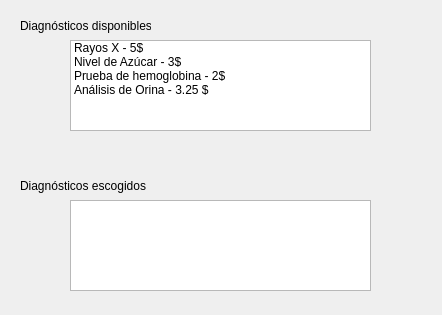
<?xml version="1.0" encoding="UTF-8"?>
<ui version="4.0">
 <class>diagnosticosDIalog</class>
 <widget class="QDialog" name="diagnosticosDIalog">
  <property name="geometry">
   <rect>
    <x>0</x>
    <y>0</y>
    <width>442</width>
    <height>315</height>
   </rect>
  </property>
  <property name="windowTitle">
   <string>Selección Diagnósticos</string>
  </property>
  <widget class="QLabel" name="lbl1">
   <property name="geometry">
    <rect>
     <x>20</x>
     <y>10</y>
     <width>131</width>
     <height>31</height>
    </rect>
   </property>
   <property name="text">
    <string>Diagnósticos disponibles</string>
   </property>
  </widget>
  <widget class="QListWidget" name="lst_disponibles">
   <property name="geometry">
    <rect>
     <x>70</x>
     <y>40</y>
     <width>301</width>
     <height>91</height>
    </rect>
   </property>
   <property name="selectionMode">
    <enum>QAbstractItemView::MultiSelection</enum>
   </property>
   <item>
    <property name="text">
     <string>Rayos X - 5$</string>
    </property>
   </item>
   <item>
    <property name="text">
     <string>Nivel de Azúcar - 3$</string>
    </property>
   </item>
   <item>
    <property name="text">
     <string>Prueba de hemoglobina - 2$</string>
    </property>
   </item>
   <item>
    <property name="text">
     <string>Análisis de Orina - 3.25 $</string>
    </property>
   </item>
  </widget>
  <widget class="QLabel" name="lbl2">
   <property name="geometry">
    <rect>
     <x>20</x>
     <y>170</y>
     <width>131</width>
     <height>31</height>
    </rect>
   </property>
   <property name="text">
    <string>Diagnósticos escogidos</string>
   </property>
  </widget>
  <widget class="QListWidget" name="lst_seleccionados">
   <property name="geometry">
    <rect>
     <x>70</x>
     <y>200</y>
     <width>301</width>
     <height>91</height>
    </rect>
   </property>
  </widget>
 </widget>
 <resources/>
 <connections/>
</ui>
